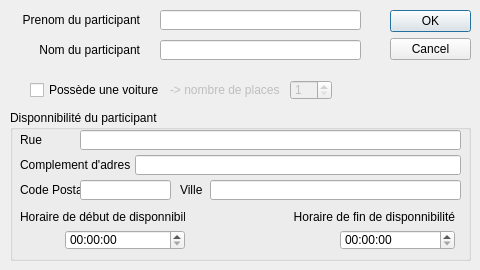
<?xml version="1.0" encoding="UTF-8"?>
<ui version="4.0">
 <class>DialogCreateParticipant</class>
 <widget class="QDialog" name="DialogCreateParticipant">
  <property name="geometry">
   <rect>
    <x>0</x>
    <y>0</y>
    <width>480</width>
    <height>270</height>
   </rect>
  </property>
  <property name="windowTitle">
   <string>Dialog</string>
  </property>
  <widget class="QDialogButtonBox" name="buttonBox">
   <property name="geometry">
    <rect>
     <x>390</x>
     <y>10</y>
     <width>81</width>
     <height>621</height>
    </rect>
   </property>
   <property name="orientation">
    <enum>Qt::Vertical</enum>
   </property>
   <property name="standardButtons">
    <set>QDialogButtonBox::Cancel|QDialogButtonBox::Ok</set>
   </property>
  </widget>
  <widget class="QLabel" name="label">
   <property name="geometry">
    <rect>
     <x>10</x>
     <y>10</y>
     <width>130</width>
     <height>20</height>
    </rect>
   </property>
   <property name="text">
    <string>Prenom du participant</string>
   </property>
   <property name="alignment">
    <set>Qt::AlignRight|Qt::AlignTrailing|Qt::AlignVCenter</set>
   </property>
  </widget>
  <widget class="QLabel" name="label_2">
   <property name="geometry">
    <rect>
     <x>10</x>
     <y>40</y>
     <width>130</width>
     <height>20</height>
    </rect>
   </property>
   <property name="text">
    <string>Nom du participant</string>
   </property>
   <property name="alignment">
    <set>Qt::AlignRight|Qt::AlignTrailing|Qt::AlignVCenter</set>
   </property>
  </widget>
  <widget class="QLineEdit" name="leFirstName">
   <property name="geometry">
    <rect>
     <x>160</x>
     <y>10</y>
     <width>201</width>
     <height>20</height>
    </rect>
   </property>
  </widget>
  <widget class="QLineEdit" name="leLastName">
   <property name="geometry">
    <rect>
     <x>160</x>
     <y>40</y>
     <width>201</width>
     <height>20</height>
    </rect>
   </property>
  </widget>
  <widget class="QCheckBox" name="checkBox">
   <property name="geometry">
    <rect>
     <x>30</x>
     <y>80</y>
     <width>130</width>
     <height>20</height>
    </rect>
   </property>
   <property name="text">
    <string>Possède une voiture</string>
   </property>
   <property name="checked">
    <bool>false</bool>
   </property>
   <property name="tristate">
    <bool>false</bool>
   </property>
  </widget>
  <widget class="QLabel" name="label_3">
   <property name="enabled">
    <bool>false</bool>
   </property>
   <property name="geometry">
    <rect>
     <x>170</x>
     <y>80</y>
     <width>110</width>
     <height>20</height>
    </rect>
   </property>
   <property name="text">
    <string>&lt;html&gt;&lt;head/&gt;&lt;body&gt;&lt;p&gt;-&amp;gt; nombre de places :&lt;/p&gt;&lt;/body&gt;&lt;/html&gt;</string>
   </property>
  </widget>
  <widget class="QSpinBox" name="spinBox">
   <property name="enabled">
    <bool>false</bool>
   </property>
   <property name="geometry">
    <rect>
     <x>290</x>
     <y>80</y>
     <width>42</width>
     <height>20</height>
    </rect>
   </property>
   <property name="minimum">
    <number>1</number>
   </property>
  </widget>
  <widget class="QGroupBox" name="groupBox">
   <property name="geometry">
    <rect>
     <x>10</x>
     <y>110</y>
     <width>461</width>
     <height>151</height>
    </rect>
   </property>
   <property name="title">
    <string>Disponnibilité du participant</string>
   </property>
   <widget class="QTimeEdit" name="timeEditStart">
    <property name="geometry">
     <rect>
      <x>55</x>
      <y>120</y>
      <width>120</width>
      <height>20</height>
     </rect>
    </property>
   </widget>
   <widget class="QTimeEdit" name="timeEditEnd">
    <property name="geometry">
     <rect>
      <x>330</x>
      <y>120</y>
      <width>115</width>
      <height>20</height>
     </rect>
    </property>
   </widget>
   <widget class="QLabel" name="label_4">
    <property name="geometry">
     <rect>
      <x>10</x>
      <y>100</y>
      <width>165</width>
      <height>15</height>
     </rect>
    </property>
    <property name="text">
     <string>&lt;html&gt;&lt;head/&gt;&lt;body&gt;&lt;p&gt;Horaire de début de disponnibilité&lt;/p&gt;&lt;/body&gt;&lt;/html&gt;</string>
    </property>
    <property name="alignment">
     <set>Qt::AlignRight|Qt::AlignTrailing|Qt::AlignVCenter</set>
    </property>
   </widget>
   <widget class="QLabel" name="label_5">
    <property name="geometry">
     <rect>
      <x>280</x>
      <y>100</y>
      <width>165</width>
      <height>15</height>
     </rect>
    </property>
    <property name="text">
     <string>&lt;html&gt;&lt;head/&gt;&lt;body&gt;&lt;p&gt;Horaire de fin de disponnibilité&lt;/p&gt;&lt;/body&gt;&lt;/html&gt;</string>
    </property>
    <property name="alignment">
     <set>Qt::AlignRight|Qt::AlignTrailing|Qt::AlignVCenter</set>
    </property>
   </widget>
   <widget class="QLabel" name="label_6">
    <property name="geometry">
     <rect>
      <x>10</x>
      <y>20</y>
      <width>60</width>
      <height>20</height>
     </rect>
    </property>
    <property name="text">
     <string>Rue</string>
    </property>
   </widget>
   <widget class="QLabel" name="label_7">
    <property name="geometry">
     <rect>
      <x>170</x>
      <y>70</y>
      <width>60</width>
      <height>20</height>
     </rect>
    </property>
    <property name="text">
     <string>Ville</string>
    </property>
   </widget>
   <widget class="QLabel" name="label_8">
    <property name="geometry">
     <rect>
      <x>10</x>
      <y>70</y>
      <width>60</width>
      <height>20</height>
     </rect>
    </property>
    <property name="text">
     <string>Code Postal</string>
    </property>
   </widget>
   <widget class="QLabel" name="label_9">
    <property name="geometry">
     <rect>
      <x>10</x>
      <y>45</y>
      <width>110</width>
      <height>20</height>
     </rect>
    </property>
    <property name="text">
     <string>Complement d'adresse</string>
    </property>
   </widget>
   <widget class="QLineEdit" name="liRue">
    <property name="geometry">
     <rect>
      <x>70</x>
      <y>20</y>
      <width>381</width>
      <height>20</height>
     </rect>
    </property>
   </widget>
   <widget class="QLineEdit" name="liCP">
    <property name="geometry">
     <rect>
      <x>70</x>
      <y>70</y>
      <width>91</width>
      <height>20</height>
     </rect>
    </property>
   </widget>
   <widget class="QLineEdit" name="liVille">
    <property name="geometry">
     <rect>
      <x>200</x>
      <y>70</y>
      <width>251</width>
      <height>20</height>
     </rect>
    </property>
   </widget>
   <widget class="QLineEdit" name="liComplement">
    <property name="geometry">
     <rect>
      <x>125</x>
      <y>45</y>
      <width>326</width>
      <height>20</height>
     </rect>
    </property>
   </widget>
  </widget>
 </widget>
 <resources/>
 <connections>
  <connection>
   <sender>buttonBox</sender>
   <signal>accepted()</signal>
   <receiver>DialogCreateParticipant</receiver>
   <slot>accept()</slot>
   <hints>
    <hint type="sourcelabel">
     <x>248</x>
     <y>254</y>
    </hint>
    <hint type="destinationlabel">
     <x>157</x>
     <y>274</y>
    </hint>
   </hints>
  </connection>
  <connection>
   <sender>buttonBox</sender>
   <signal>rejected()</signal>
   <receiver>DialogCreateParticipant</receiver>
   <slot>reject()</slot>
   <hints>
    <hint type="sourcelabel">
     <x>316</x>
     <y>260</y>
    </hint>
    <hint type="destinationlabel">
     <x>286</x>
     <y>274</y>
    </hint>
   </hints>
  </connection>
  <connection>
   <sender>checkBox</sender>
   <signal>toggled(bool)</signal>
   <receiver>label_3</receiver>
   <slot>setEnabled(bool)</slot>
   <hints>
    <hint type="sourcelabel">
     <x>94</x>
     <y>89</y>
    </hint>
    <hint type="destinationlabel">
     <x>224</x>
     <y>89</y>
    </hint>
   </hints>
  </connection>
  <connection>
   <sender>checkBox</sender>
   <signal>toggled(bool)</signal>
   <receiver>spinBox</receiver>
   <slot>setEnabled(bool)</slot>
   <hints>
    <hint type="sourcelabel">
     <x>94</x>
     <y>89</y>
    </hint>
    <hint type="destinationlabel">
     <x>310</x>
     <y>89</y>
    </hint>
   </hints>
  </connection>
  <connection>
   <sender>timeEditStart</sender>
   <signal>userTimeChanged(QTime)</signal>
   <receiver>timeEditEnd</receiver>
   <slot>setTime(QTime)</slot>
   <hints>
    <hint type="sourcelabel">
     <x>88</x>
     <y>240</y>
    </hint>
    <hint type="destinationlabel">
     <x>388</x>
     <y>240</y>
    </hint>
   </hints>
  </connection>
 </connections>
</ui>
